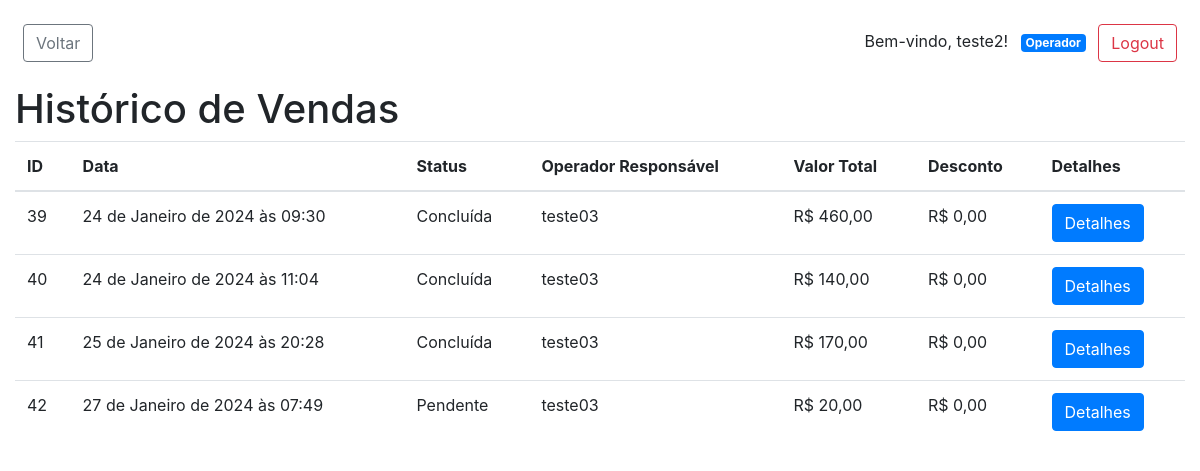
Screenshot of /pdvweb/historico_vendas/ (signed in) with the database file from the repository.
### pdvweb/models.py (models this page shows, shortened)
class CustomUser(AbstractUser):
    nome = models.CharField(max_length=255, default=default_nome)
    telefone = models.CharField(max_length=20, blank=True, null=True)
    operador = models.OneToOneField(
        Operador, null=True, blank=True, on_delete=models.CASCADE)
    meus_operadores = models.ManyToManyField(
        Operador, related_name='meus_usuarios', blank=True)
    groups = models.ManyToManyField(
        Group,
        verbose_name='groups',
        blank=True,
        related_name='customuser_set',
        related_query_name='user',
    )
    user_permissions = models.ManyToManyField(
        Permission,
        verbose_name='user permissions',
        blank=True,
        related_name='customuser_set',
        related_query_name='user',
    )

class Venda(models.Model):
    STATUS_PENDENTE = 'pendente'
    STATUS_CONCLUIDA = 'concluida'
    STATUS_CANCELADA = 'cancelada'
    STATUS_CHOICES = [
        (STATUS_PENDENTE, 'Pendente'),
        (STATUS_CONCLUIDA, 'Concluída'),
        (STATUS_CANCELADA, 'Cancelada'),
    ]
    data = models.DateTimeField(default=timezone.now)
    produtos = models.ManyToManyField(
        Produto, through='ItemVenda', related_name='vendas')
    status = models.CharField(
        max_length=20, choices=STATUS_CHOICES, default=STATUS_PENDENTE)
    valor_total = models.DecimalField(
        max_digits=10, decimal_places=2, default=0.0)
    desconto = models.DecimalField(max_digits=5, decimal_places=2, default=0.0)
    operador_responsavel = models.ForeignKey(
        Operador, on_delete=models.SET_NULL, null=True, blank=True)
    cliente = models.ForeignKey(
        Cliente, on_delete=models.SET_NULL, null=True, blank=True)

class Operador(models.Model):
    nome = models.CharField(max_length=255)
    email = models.EmailField()
    telefone = models.CharField(max_length=20, blank=True, null=True)
    usuarios = models.ManyToManyField(
        'CustomUser', related_name='operadores', blank=True)

### pdvweb/views.py (the view)
# urls.py: path('historico_vendas/', views.historico_vendas, name='historico_vendas'),
@login_required
def historico_vendas(request):
    vendas = Venda.objects.all()
    return render(request, 'pdvweb/historico_vendas.html', {'vendas': vendas})

### pdvweb/templates/pdvweb/historico_vendas.html
{% extends 'pdvweb/base.html' %}
{% block content %}
  <h1>Histórico de Vendas</h1>
  <table class="table">
    <thead>
      <tr>
        <th>ID</th>
        <th>Data</th>
        <th>Status</th>
        <th>Operador Responsável</th>
        <th>Valor Total</th>
        <th>Desconto</th>
        <th>Detalhes</th>
      </tr>
    </thead>
    <tbody>
      {% for venda in vendas %}
        <tr>
          <td>{{ venda.id }}</td>
          <td>{{ venda.data }}</td>
          <td>{{ venda.get_status_display }}</td>
          <td>{% if venda.operador_responsavel %}{{ venda.operador_responsavel.nome }}{% else %}N/A{% endif %}</td>
          <td>R$ {{ venda.valor_total }}</td>
          <td>R$ {{ venda.desconto }}</td>
          <td><a href="{% url 'pdvweb:detalhes_venda' venda.id %}" class="btn btn-primary">Detalhes</a></td>
        </tr>
      {% endfor %}
    </tbody>
  </table>
{% endblock %}

### pdvweb/templates/pdvweb/base.html (shortened to what this page needs)
<!DOCTYPE html>
<html lang="en">
<head>
    <link rel="stylesheet" href="https://cdnjs.cloudflare.com/ajax/libs/font-awesome/5.15.4/css/all.min.css" />
    <link rel="stylesheet" href="https://maxcdn.bootstrapcdn.com/bootstrap/4.0.0/css/bootstrap.min.css">
</head>
<br>
<body class="d-flex flex-column vh-100">
    <div class="container-fluid flex-grow-1">
        <div class="row">
            <div class="col-md-12 mb-3">
                {% if user.is_authenticated %}
                <button class="btn btn-outline-secondary ml-2" onclick="goBack()">Voltar</button>
                <div class="float-right mx-2">
                    <p class="d-inline-block">Bem-vindo, {{ user.username }}!</p>
                    {% if user.operador %}
                    <span class="badge badge-primary ml-2">Operador</span>
                    {% endif %}
                    <a href="{% url 'pdvweb:logout_view' %}" class="btn btn-outline-danger ml-2">Logout</a>
                </div>
                {% else %}
                <a href="{% url 'pdvweb:login_operador' %}" class="btn btn-primary float-right">Login</a>
                {% endif %}
            </div>
        </div>
        {% block content %}{% endblock %}
    </div>
</body>
</html>

### rows the page displays
CustomUser: username "teste2"
Venda: id "39", data "24 de Janeiro de 2024 às 09:30", status "Concluída", operador_responsavel.nome "teste03", valor_total "460,00", desconto "0,00"
Venda: id "40", data "24 de Janeiro de 2024 às 11:04", status "Concluída", operador_responsavel.nome "teste03", valor_total "140,00", desconto "0,00"
Venda: id "41", data "25 de Janeiro de 2024 às 20:28", status "Concluída", operador_responsavel.nome "teste03", valor_total "170,00", desconto "0,00"
Venda: id "42", data "27 de Janeiro de 2024 às 07:49", status "Pendente", operador_responsavel.nome "teste03", valor_total "20,00", desconto "0,00"
